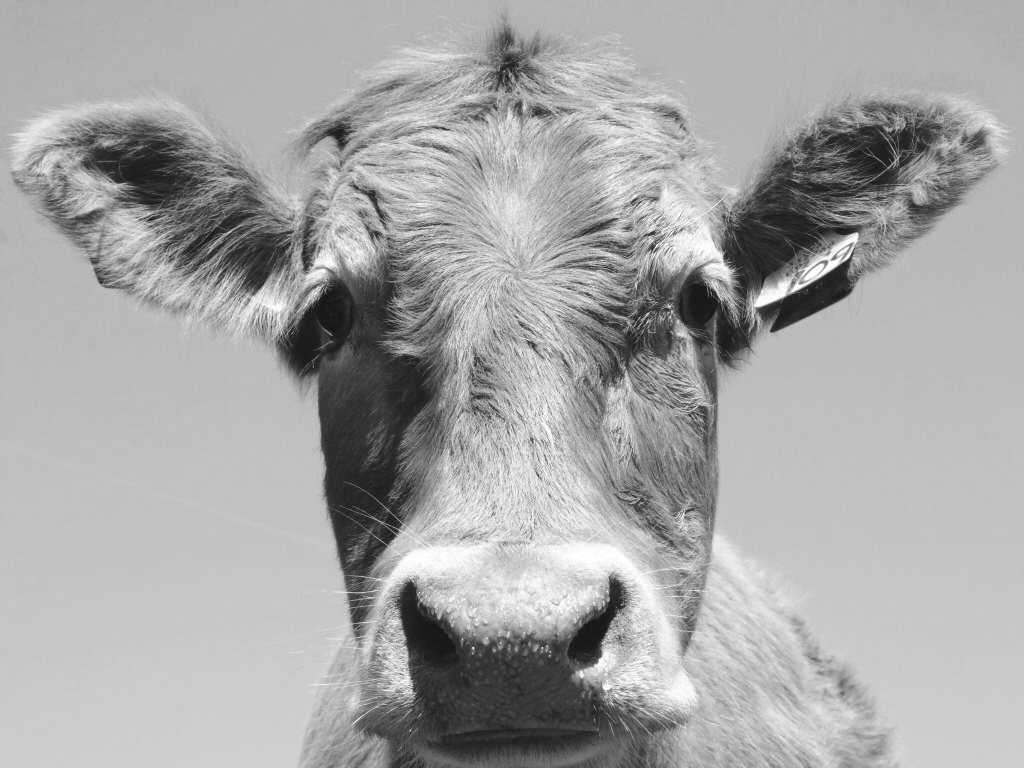
#> input picture Oblig2/cow.png, 1024 x 768 px, found by its file name
$ python oppg1a.py
#> lines starting #> are read from the running program, lines starting #| are printed output that depends on the picture
from imageio import imread
import matplotlib.pyplot as plt
import numpy as np
from scipy.signal import convolve2d

def conv2(f, filter):
    f_con = convolve2d(f, filter)
    #f_con = convolve2d(f, filter, "same")

    fig1, (ax1, ax2) = plt.subplots(1,2)
    ax1.imshow(f, cmap="gray", vmin=0, vmax=255)
    ax2.imshow(f_con, cmap="gray", vmin=0, vmax=255)
    plt.title('Med konvolusjon')

def fft2(f, filter):


    FN, FM = filter.shape
    #Legger til padding slik at filteret har samme dimensjoner som bildet
    """top = 0
    bottom = N-FN
    left = 0
    right = M-FM
    filter_padded = np.pad(filter, ((top,bottom),(left,right)), 'constant')"""

    filter_fft = np.fft.fft2(filter, (N,M))

    #Sender bådet bildet og filteret inn i frekvensdomenet og multipliserer de
    #filter_fft = np.fft.fft2(filter_padded)
    f_fft = np.fft.fft2(f)
    f_out = f_fft*filter_fft
    #Returnerer produktet til bildedomenet
    f_out = (np.fft.ifft2(f_out))

    fig2, (ax1, ax2) = plt.subplots(1,2)
    ax1.imshow(f, cmap="gray", vmin=0, vmax=255)
    ax2.imshow(f_out.real, cmap="gray", vmin=0, vmax=255)
    plt.title('Med fft')


filter = np.array([[1/(15*15)]*15]*15)
f = imread('cow.png', as_gray=True)
#> f is the input picture: shape (768, 1024) float32; min 23, max 255, mean 166.6
N,M = f.shape
#> N = 768; M = 1024

conv2(f, filter)
#> in conv2, `f_con = convolve2d(f, filter)`:
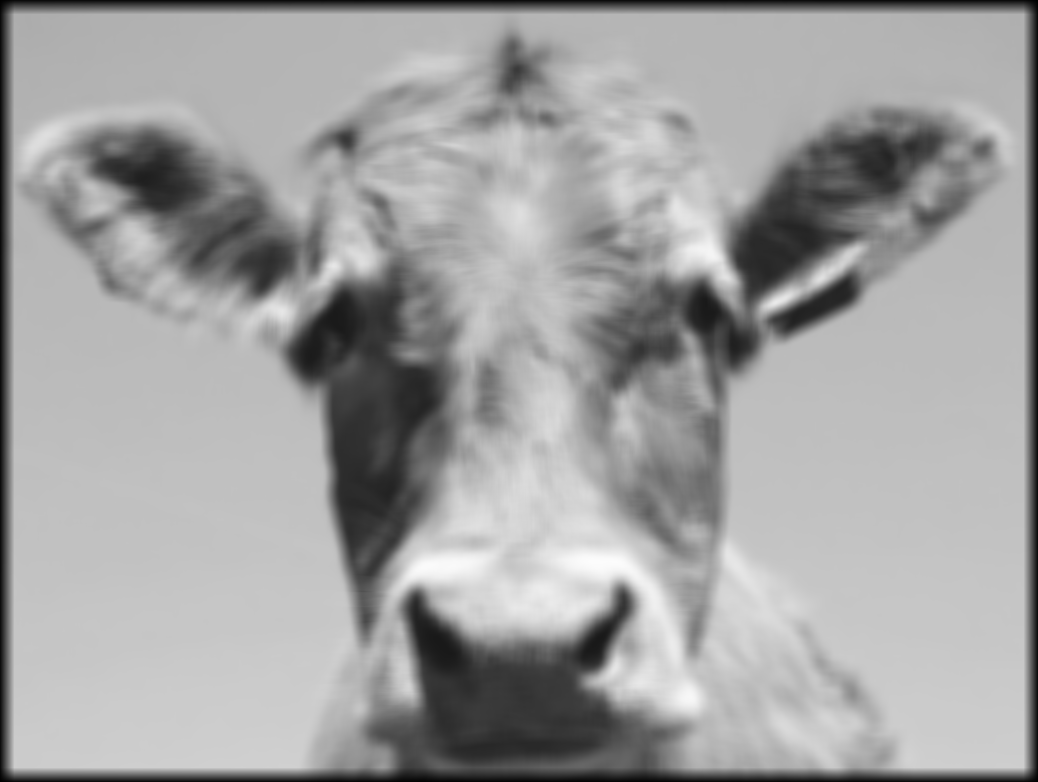
#> f_con: shape (782, 1038) float64; min 0.764, max 252.7, mean 161.5
fft2(f, filter)

plt.show()
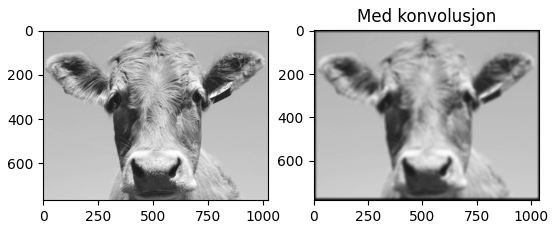
#> figure drawn by matplotlib, 2 panels
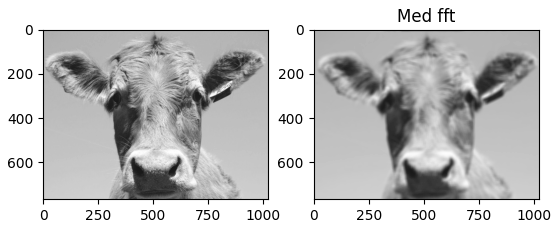
#> figure drawn by matplotlib, 2 panels
